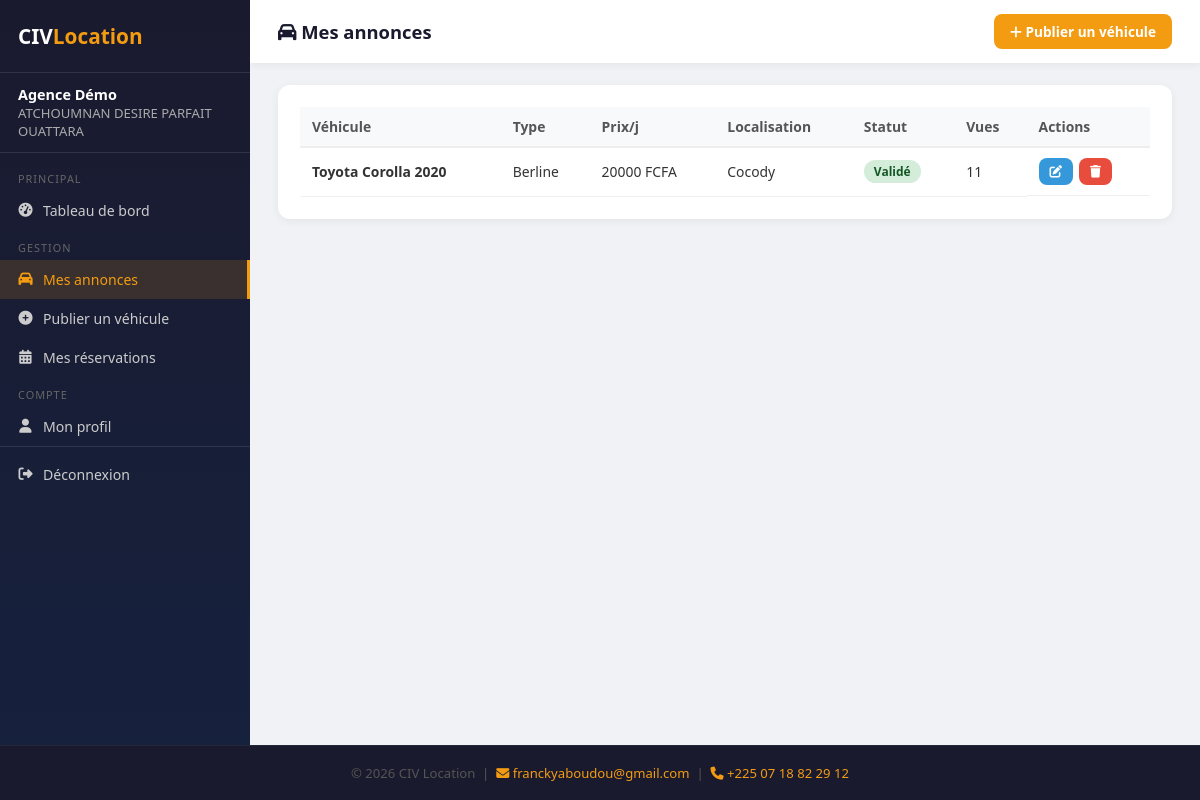
Page /partenaire/annonces/ (signed in) on the committed database.
### public/models.py (models this page shows, shortened)
class Partenaire(models.Model):
    STATUT_CHOICES = [
        ('en_attente', 'En attente'),
        ('actif', 'Actif'),
        ('suspendu', 'Suspendu'),
    ]
    nom_agence = models.CharField(max_length=200)
    nom_responsable = models.CharField(max_length=100)
    prenom_responsable = models.CharField(max_length=100)
    email = models.EmailField(unique=True)
    telephone = models.CharField(max_length=20)
    adresse = models.TextField()
    ville = models.CharField(max_length=100)
    logo = models.ImageField(upload_to='partenaires/logos/', blank=True, null=True)
    document_justificatif = models.FileField(upload_to='partenaires/documents/', blank=True, null=True)
    mot_de_passe = models.CharField(max_length=255)
    statut = models.CharField(max_length=20, choices=STATUT_CHOICES, default='en_attente')
    date_inscription = models.DateTimeField(default=timezone.now)
    derniere_connexion = models.DateTimeField(null=True, blank=True)
    class Meta:
        verbose_name = 'Partenaire'
        verbose_name_plural = 'Partenaires'
        ordering = ['-date_inscription']

class Vehicule(models.Model):
    TYPE_CHOICES = [
        ('berline', 'Berline'),
        ('suv', 'SUV'),
        ('pickup', 'Pick-up'),
        ('minibus', 'Minibus'),
        ('citadine', 'Citadine'),
        ('utilitaire', 'Utilitaire'),
        ('4x4', '4x4'),
        ('van', 'Van'),
    ]
    TRANSMISSION_CHOICES = [
        ('manuelle', 'Manuelle'),
        ('automatique', 'Automatique'),
    ]
    STATUT_CHOICES = [
        ('en_attente', 'En attente'),
        ('valide', 'Validé'),
        ('rejete', 'Rejeté'),
    ]
    partenaire = models.ForeignKey(Partenaire, on_delete=models.CASCADE, related_name='vehicules')
    marque = models.CharField(max_length=100)
    modele = models.CharField(max_length=100)
    annee = models.PositiveIntegerField()
    type_vehicule = models.CharField(max_length=20, choices=TYPE_CHOICES)
    couleur = models.CharField(max_length=50)
    nombre_places = models.PositiveIntegerField()
    transmission = models.CharField(max_length=20, choices=TRANSMISSION_CHOICES)
    climatisation = models.BooleanField(default=True)
    prix_par_jour = models.DecimalField(max_digits=10, decimal_places=0)
    localisation = models.CharField(max_length=200)
    disponible = models.BooleanField(default=True)
    description = models.TextField(blank=True)
    statut_validation = models.CharField(max_length=20, choices=STATUT_CHOICES, default='en_attente')
    date_ajout = models.DateTimeField(default=timezone.now)
    vues = models.PositiveIntegerField(default=0)
    class Meta:
        verbose_name = 'Véhicule'
        verbose_name_plural = 'Véhicules'
        ordering = ['-date_ajout']

### partenaire/views.py (the view)
    def wrapper(request, *args, **kwargs):
        if not request.session.get('partenaire_id'):
            return redirect('partenaire_connexion')
        try:
            p = Partenaire.objects.get(pk=request.session['partenaire_id'])
            if p.statut != 'actif':
                request.session.pop('partenaire_id', None)
                return redirect('partenaire_connexion')
            request.partenaire = p
        except Partenaire.DoesNotExist:
            request.session.pop('partenaire_id', None)
            return redirect('partenaire_connexion')
        return view_func(request, *args, **kwargs)

### partenaire/views.py (called while the page is built)
def login_required_partenaire(view_func):
    def wrapper(request, *args, **kwargs):
        if not request.session.get('partenaire_id'):
            return redirect('partenaire_connexion')
        try:
            p = Partenaire.objects.get(pk=request.session['partenaire_id'])
            if p.statut != 'actif':
                request.session.pop('partenaire_id', None)
                return redirect('partenaire_connexion')
            request.partenaire = p
        except Partenaire.DoesNotExist:
            request.session.pop('partenaire_id', None)
            return redirect('partenaire_connexion')
        return view_func(request, *args, **kwargs)
    return wrapper

@login_required_partenaire
def annonces(request):
    p = request.partenaire
    vehicules = p.vehicules.all()
    return render(request, 'partenaire/annonces.html', {'partenaire': p, 'vehicules': vehicules})

### partenaire/templates/partenaire/annonces.html (shortened to what this page needs)
{% extends "partenaire/base_partenaire.html" %}
{% block page_title %}<i class="fas fa-car"></i> Mes annonces{% endblock %}
{% block topbar_right %}<a href="{% url 'partenaire_annonce_ajouter' %}" class="btn btn-primary"><i class="fas fa-plus"></i> Publier un véhicule</a>{% endblock %}
{% block content %}
    <div class="card">
      <table>
        <thead><tr><th>Véhicule</th><th>Type</th><th>Prix/j</th><th>Localisation</th><th>Statut</th><th>Vues</th><th>Actions</th></tr></thead>
        <tbody>
        {% for v in vehicules %}
        <tr>
          <td><strong>{{ v.marque }} {{ v.modele }} {{ v.annee }}</strong></td>
          <td>{{ v.get_type_vehicule_display }}</td>
          <td>{{ v.prix_par_jour|floatformat:0 }} FCFA</td>
          <td>{{ v.localisation }}</td>
          <td><span class="badge badge-{{ v.statut_validation }}">{{ v.get_statut_validation_display }}</span></td>
          <td>{{ v.vues }}</td>
          <td style="display:flex;gap:6px">
            <a href="{% url 'partenaire_annonce_modifier' v.pk %}" class="btn btn-sm btn-info"><i class="fas fa-edit"></i></a>
            <button onclick="confirmerSuppression('{% url 'partenaire_annonce_supprimer' v.pk %}','{{ v.marque }} {{ v.modele }}')" class="btn btn-sm btn-danger"><i class="fas fa-trash"></i></button>
          </td>
        </tr>
        {% empty %}
        <tr><td colspan="7"><div class="empty">Aucun véhicule publié — <a href="{% url 'partenaire_annonce_ajouter' %}" style="color:#f39c12">Commencez maintenant</a></div></td></tr>
        {% endfor %}
        </tbody>
      </table>
    </div>
{% endblock %}

### partenaire/templates/partenaire/base_partenaire.html (shortened to what this page needs)
<!DOCTYPE html>
<html lang="fr">
<head>
<link rel="stylesheet" href="https://cdnjs.cloudflare.com/ajax/libs/font-awesome/6.4.0/css/all.min.css">
</head>
<body>
<div class="app-wrapper">
<div class="sidebar">
  <div class="sidebar-logo">CIV<span>Location</span></div>
  <div class="sidebar-user">
    <strong>{{ partenaire.nom_agence }}</strong>
    {{ partenaire.prenom_responsable }} {{ partenaire.nom_responsable }}
  </div>
  <nav class="nav">
    <div class="nav-section">Principal</div>
    <a href="{% url 'partenaire_dashboard' %}" {% if request.resolver_match.url_name == 'partenaire_dashboard' %}class="active"{% endif %}><i class="fas fa-tachometer-alt"></i> Tableau de bord</a>
    <div class="nav-section">Gestion</div>
    <a href="{% url 'partenaire_annonces' %}" {% if request.resolver_match.url_name == 'partenaire_annonces' %}class="active"{% endif %}><i class="fas fa-car"></i> Mes annonces</a>
    <a href="{% url 'partenaire_annonce_ajouter' %}" {% if request.resolver_match.url_name == 'partenaire_annonce_ajouter' %}class="active"{% endif %}><i class="fas fa-plus-circle"></i> Publier un véhicule</a>
    <a href="{% url 'partenaire_reservations' %}" {% if request.resolver_match.url_name == 'partenaire_reservations' %}class="active"{% endif %}><i class="fas fa-calendar-alt"></i> Mes réservations</a>
    <div class="nav-section">Compte</div>
    <a href="{% url 'partenaire_profil' %}" {% if request.resolver_match.url_name == 'partenaire_profil' %}class="active"{% endif %}><i class="fas fa-user"></i> Mon profil</a>
    <div class="nav-deconnexion">
      <a href="{% url 'partenaire_deconnexion' %}"><i class="fas fa-sign-out-alt"></i> Déconnexion</a>
    </div>
  </nav>
</div>
<div class="main">
  <div class="topbar">
    <h1>{% block page_title %}<i class="fas fa-home"></i> Tableau de bord{% endblock %}</h1>
    {% block topbar_right %}{% endblock %}
  </div>
  <div class="content">
    {% block content %}{% endblock %}
  </div>
</div>
</div>
<footer class="footer-interne">
  <p>© 2026 CIV Location &nbsp;|&nbsp;
  <a href="mailto:franckyaboudou@gmail.com"><i class="fas fa-envelope"></i> franckyaboudou@gmail.com</a>
  &nbsp;|&nbsp;
  <a href="tel:+2250718822912"><i class="fas fa-phone"></i> +225 07 18 82 29 12</a>
  </p>
</footer>
</body>
</html>

### rows in the picture
Partenaire: nom_agence "Agence Démo", prenom_responsable "ATCHOUMNAN DESIRE PARFAIT", nom_responsable "OUATTARA"
Vehicule: marque "Toyota", modele "Corolla", annee "2020", type_vehicule "Berline", prix_par_jour "20000", localisation "Cocody", statut_validation "Validé", vues "11"
